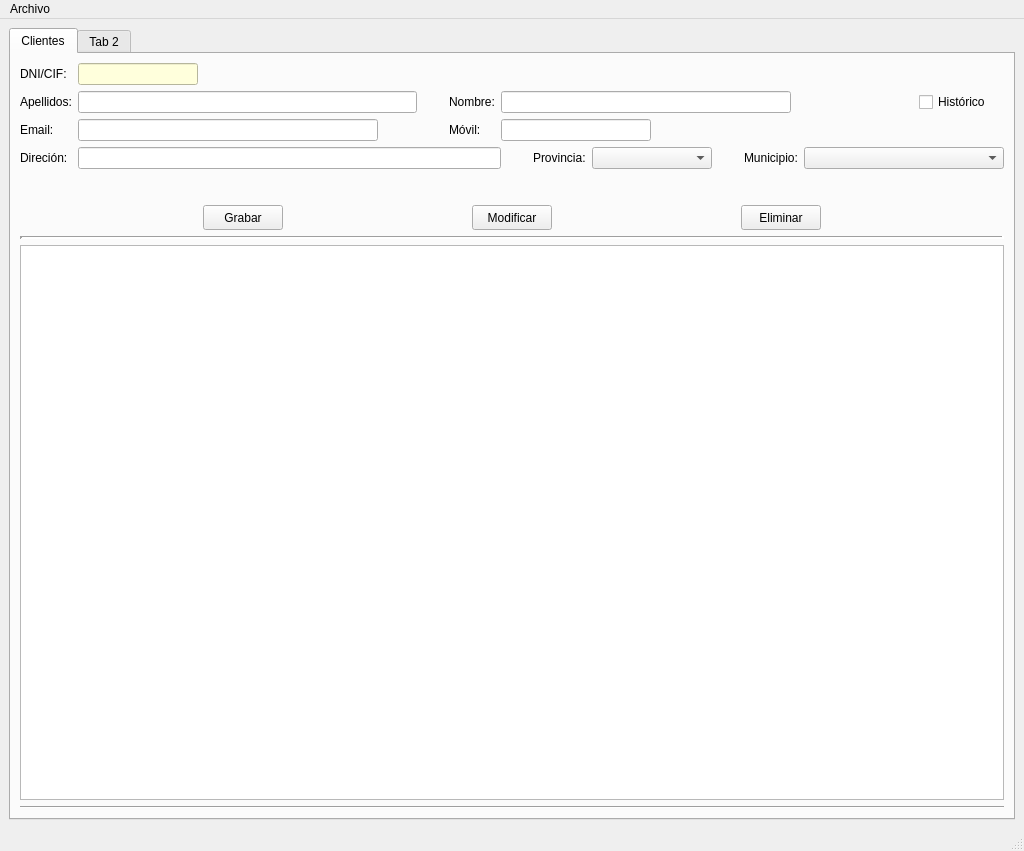
<?xml version="1.0" encoding="UTF-8"?>
<ui version="4.0">
 <class>venPrincipal</class>
 <widget class="QMainWindow" name="venPrincipal">
  <property name="geometry">
   <rect>
    <x>0</x>
    <y>0</y>
    <width>1024</width>
    <height>851</height>
   </rect>
  </property>
  <property name="maximumSize">
   <size>
    <width>16777215</width>
    <height>16777215</height>
   </size>
  </property>
  <property name="windowTitle">
   <string>InmoTeis</string>
  </property>
  <property name="windowIcon">
   <iconset>
    <normaloff>img/house.ico</normaloff>img/house.ico</iconset>
  </property>
  <widget class="QWidget" name="centralwidget">
   <layout class="QGridLayout" name="gridLayout_2">
    <item row="0" column="0">
     <widget class="QTabWidget" name="panPrincipal">
      <property name="currentIndex">
       <number>0</number>
      </property>
      <widget class="QWidget" name="pesClientes">
       <attribute name="title">
        <string>Clientes</string>
       </attribute>
       <layout class="QGridLayout" name="gridLayout_3">
        <item row="3" column="0">
         <widget class="Line" name="line">
          <property name="lineWidth">
           <number>3</number>
          </property>
          <property name="orientation">
           <enum>Qt::Horizontal</enum>
          </property>
         </widget>
        </item>
        <item row="5" column="0">
         <widget class="Line" name="line_2">
          <property name="orientation">
           <enum>Qt::Horizontal</enum>
          </property>
         </widget>
        </item>
        <item row="4" column="0">
         <widget class="QTableWidget" name="tabClientes"/>
        </item>
        <item row="0" column="0">
         <layout class="QGridLayout" name="gridLayout">
          <item row="0" column="1">
           <widget class="QLineEdit" name="txtDnicli">
            <property name="minimumSize">
             <size>
              <width>120</width>
              <height>0</height>
             </size>
            </property>
            <property name="maximumSize">
             <size>
              <width>120</width>
              <height>16777215</height>
             </size>
            </property>
            <property name="styleSheet">
             <string notr="true">background-color: rgb(255, 255, 220);</string>
            </property>
           </widget>
          </item>
          <item row="1" column="4" colspan="7">
           <widget class="QLineEdit" name="txtNomcli">
            <property name="minimumSize">
             <size>
              <width>290</width>
              <height>0</height>
             </size>
            </property>
            <property name="maximumSize">
             <size>
              <width>200</width>
              <height>16777215</height>
             </size>
            </property>
           </widget>
          </item>
          <item row="1" column="0">
           <widget class="QLabel" name="lblApelcli">
            <property name="text">
             <string>Apellidos:</string>
            </property>
           </widget>
          </item>
          <item row="1" column="1">
           <widget class="QLineEdit" name="txtApelcli">
            <property name="minimumSize">
             <size>
              <width>300</width>
              <height>0</height>
             </size>
            </property>
            <property name="maximumSize">
             <size>
              <width>400</width>
              <height>16777215</height>
             </size>
            </property>
           </widget>
          </item>
          <item row="0" column="0">
           <widget class="QLabel" name="lblDnicli">
            <property name="text">
             <string>DNI/CIF:</string>
            </property>
           </widget>
          </item>
          <item row="2" column="0">
           <widget class="QLabel" name="lblEmailCli">
            <property name="text">
             <string>Email:</string>
            </property>
           </widget>
          </item>
          <item row="1" column="11" alignment="Qt::AlignHCenter">
           <widget class="QCheckBox" name="chkHistoriacli">
            <property name="text">
             <string>Histórico</string>
            </property>
           </widget>
          </item>
          <item row="1" column="3">
           <widget class="QLabel" name="lblNomcli">
            <property name="text">
             <string>Nombre:</string>
            </property>
           </widget>
          </item>
          <item row="2" column="4" colspan="4">
           <widget class="QLineEdit" name="txtMovilcli">
            <property name="minimumSize">
             <size>
              <width>120</width>
              <height>0</height>
             </size>
            </property>
            <property name="maximumSize">
             <size>
              <width>150</width>
              <height>16777215</height>
             </size>
            </property>
           </widget>
          </item>
          <item row="3" column="9">
           <widget class="QLabel" name="lblMunicli">
            <property name="text">
             <string>Municipio:</string>
            </property>
           </widget>
          </item>
          <item row="3" column="1" colspan="4">
           <widget class="QLineEdit" name="txtDircli">
            <property name="minimumSize">
             <size>
              <width>400</width>
              <height>0</height>
             </size>
            </property>
           </widget>
          </item>
          <item row="3" column="10" colspan="2">
           <widget class="QComboBox" name="cmbMunicli">
            <property name="minimumSize">
             <size>
              <width>200</width>
              <height>0</height>
             </size>
            </property>
           </widget>
          </item>
          <item row="2" column="1">
           <widget class="QLineEdit" name="txtEmailCli">
            <property name="minimumSize">
             <size>
              <width>300</width>
              <height>0</height>
             </size>
            </property>
            <property name="maximumSize">
             <size>
              <width>300</width>
              <height>16777215</height>
             </size>
            </property>
           </widget>
          </item>
          <item row="3" column="6">
           <widget class="QLabel" name="lblProcli">
            <property name="text">
             <string>Provincia:</string>
            </property>
           </widget>
          </item>
          <item row="2" column="3">
           <widget class="QLabel" name="lblMovilcli">
            <property name="text">
             <string>Móvil:</string>
            </property>
           </widget>
          </item>
          <item row="3" column="0">
           <widget class="QLabel" name="lblDircli">
            <property name="text">
             <string>Direción:</string>
            </property>
           </widget>
          </item>
          <item row="3" column="7">
           <widget class="QComboBox" name="cmbProcli">
            <property name="minimumSize">
             <size>
              <width>120</width>
              <height>0</height>
             </size>
            </property>
           </widget>
          </item>
          <item row="2" column="2">
           <spacer name="horizontalSpacer">
            <property name="orientation">
             <enum>Qt::Horizontal</enum>
            </property>
            <property name="sizeType">
             <enum>QSizePolicy::Fixed</enum>
            </property>
            <property name="sizeHint" stdset="0">
             <size>
              <width>20</width>
              <height>20</height>
             </size>
            </property>
           </spacer>
          </item>
          <item row="3" column="8">
           <spacer name="horizontalSpacer_2">
            <property name="orientation">
             <enum>Qt::Horizontal</enum>
            </property>
            <property name="sizeType">
             <enum>QSizePolicy::Fixed</enum>
            </property>
            <property name="sizeHint" stdset="0">
             <size>
              <width>20</width>
              <height>20</height>
             </size>
            </property>
           </spacer>
          </item>
          <item row="3" column="5">
           <spacer name="horizontalSpacer_3">
            <property name="orientation">
             <enum>Qt::Horizontal</enum>
            </property>
            <property name="sizeType">
             <enum>QSizePolicy::Fixed</enum>
            </property>
            <property name="sizeHint" stdset="0">
             <size>
              <width>20</width>
              <height>20</height>
             </size>
            </property>
           </spacer>
          </item>
         </layout>
        </item>
        <item row="2" column="0">
         <layout class="QHBoxLayout" name="horizontalLayout">
          <item>
           <widget class="QPushButton" name="btnGrabarcli">
            <property name="minimumSize">
             <size>
              <width>80</width>
              <height>25</height>
             </size>
            </property>
            <property name="maximumSize">
             <size>
              <width>80</width>
              <height>25</height>
             </size>
            </property>
            <property name="text">
             <string>Grabar</string>
            </property>
           </widget>
          </item>
          <item>
           <widget class="QPushButton" name="btnModifcli">
            <property name="minimumSize">
             <size>
              <width>80</width>
              <height>25</height>
             </size>
            </property>
            <property name="maximumSize">
             <size>
              <width>80</width>
              <height>25</height>
             </size>
            </property>
            <property name="text">
             <string>Modificar</string>
            </property>
           </widget>
          </item>
          <item>
           <widget class="QPushButton" name="btnDelcli">
            <property name="minimumSize">
             <size>
              <width>80</width>
              <height>25</height>
             </size>
            </property>
            <property name="maximumSize">
             <size>
              <width>80</width>
              <height>25</height>
             </size>
            </property>
            <property name="text">
             <string>Eliminar</string>
            </property>
           </widget>
          </item>
         </layout>
        </item>
        <item row="1" column="0">
         <spacer name="verticalSpacer">
          <property name="orientation">
           <enum>Qt::Vertical</enum>
          </property>
          <property name="sizeType">
           <enum>QSizePolicy::Fixed</enum>
          </property>
          <property name="sizeHint" stdset="0">
           <size>
            <width>20</width>
            <height>30</height>
           </size>
          </property>
         </spacer>
        </item>
       </layout>
      </widget>
      <widget class="QWidget" name="tabConstruccion">
       <attribute name="title">
        <string>Tab 2</string>
       </attribute>
       <widget class="QLabel" name="label">
        <property name="geometry">
         <rect>
          <x>380</x>
          <y>150</y>
          <width>111</width>
          <height>20</height>
         </rect>
        </property>
        <property name="text">
         <string>Panel en construcción</string>
        </property>
       </widget>
      </widget>
     </widget>
    </item>
   </layout>
  </widget>
  <widget class="QMenuBar" name="menubar">
   <property name="geometry">
    <rect>
     <x>0</x>
     <y>0</y>
     <width>1024</width>
     <height>21</height>
    </rect>
   </property>
   <widget class="QMenu" name="menuArchivo">
    <property name="title">
     <string>Archivo</string>
    </property>
    <addaction name="actionSalir"/>
   </widget>
   <addaction name="menuArchivo"/>
  </widget>
  <widget class="QStatusBar" name="statusbar"/>
  <action name="actionSalir">
   <property name="text">
    <string>Salir</string>
   </property>
  </action>
 </widget>
 <resources/>
 <connections/>
</ui>
